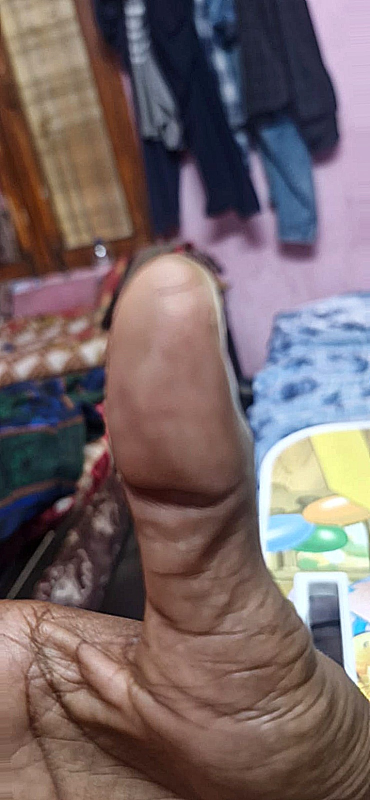
#> input picture data/good/good1.jpg, 739 x 1600 px (shown at 1/2 size)
$ python test_quality.py   (older library calls are emulated)
#> lines starting #> are read from the running program, lines starting #| are printed output that depends on the picture; after the words box and inside, x2 and y2 are one past the last pixel; in counts of white or black regions, pixels touching at a corner belong together
### quality_assessment.py
import cv2
import numpy as np
import time


def check_blur(image_bgr, threshold=10.0):
    """
    Check whether an image is blurry using
    Variance of Laplacian.

    Parameters
    ----------
    image_bgr : numpy.ndarray
        Input image in OpenCV BGR format.

    threshold : float
        Blur threshold.
        Default = 10.0

    Returns
    -------
    dict
    """

    start_time = time.perf_counter()

    # Convert image to grayscale
    gray = cv2.cvtColor(image_bgr, cv2.COLOR_BGR2GRAY)

    # Calculate Laplacian variance
    blur_score = cv2.Laplacian(
        gray,
        cv2.CV_64F
    ).var()

    # Determine blur
    is_blurry = blur_score < threshold

    end_time = time.perf_counter()

    processing_time = (
        end_time - start_time
    ) * 1000

    return {
        "blur_score": round(float(blur_score), 2),
        "is_blurry": is_blurry,
        "processing_time_ms": round(processing_time, 2)
    }

# =====================================================
# Brightness Detection
# =====================================================

def check_brightness(image_bgr,
                     dark_threshold=50,
                     bright_threshold=210):

    """
    Check image brightness.
    """

    start_time = time.perf_counter()

    gray = cv2.cvtColor(image_bgr, cv2.COLOR_BGR2GRAY)

    brightness = gray.mean()

    too_dark = brightness < dark_threshold
    too_bright = brightness > bright_threshold

    end_time = time.perf_counter()

    processing_time = (end_time - start_time) * 1000

    return {
        "brightness": round(float(brightness), 2),
        "too_dark": too_dark,
        "too_bright": too_bright,
        "processing_time_ms": round(processing_time, 2)
    }

# =====================================================
# Glare Detection
# =====================================================

def check_glare(image_bgr, glare_threshold=240, max_glare_percentage=5.0):
    """
    Detect glare (overexposed regions) in the fingerprint image.

    Parameters
    ----------
    image_bgr : numpy.ndarray
        Input image in BGR format.

    glare_threshold : int
        Pixel intensity considered as glare.

    max_glare_percentage : float
        Maximum acceptable glare percentage.

    Returns
    -------
    dict
    """

    start_time = time.perf_counter()

    # Convert image to grayscale
    gray = cv2.cvtColor(image_bgr, cv2.COLOR_BGR2GRAY)

    # Count pixels above glare threshold
    glare_pixels = np.sum(gray > glare_threshold)

    total_pixels = gray.size

    glare_percentage = (glare_pixels / total_pixels) * 100

    has_glare = glare_percentage > max_glare_percentage

    end_time = time.perf_counter()

    processing_time = (end_time - start_time) * 1000

    return {
        "glare_percentage": round(float(glare_percentage), 2),
        "has_glare": has_glare,
        "processing_time_ms": round(processing_time, 2)
    }

# =====================================================
# ROI Completeness (Improved)
# =====================================================

def check_roi_completeness(image_bgr, min_roi_percentage=30.0):
    """
    Estimate fingerprint ROI completeness using contour detection.
    """

    start_time = time.perf_counter()

    gray = cv2.cvtColor(image_bgr, cv2.COLOR_BGR2GRAY)

    # Reduce noise
    blurred = cv2.GaussianBlur(gray, (5, 5), 0)

    # Automatic threshold
    _, binary = cv2.threshold(
        blurred,
        0,
        255,
        cv2.THRESH_BINARY + cv2.THRESH_OTSU
    )

    # Remove small holes
    kernel = np.ones((5, 5), np.uint8)

    binary = cv2.morphologyEx(
        binary,
        cv2.MORPH_CLOSE,
        kernel
    )

    contours, _ = cv2.findContours(
        binary,
        cv2.RETR_EXTERNAL,
        cv2.CHAIN_APPROX_SIMPLE
    )

    if not contours:
        return {
            "roi_percentage": 0.0,
            "roi_complete": False,
            "processing_time_ms": 0.0
        }

    largest = max(contours, key=cv2.contourArea)

    roi_area = cv2.contourArea(largest)

    image_area = image_bgr.shape[0] * image_bgr.shape[1]

    roi_percentage = (roi_area / image_area) * 100

    end_time = time.perf_counter()

    return {
        "roi_percentage": round(float(roi_percentage), 2),
        "roi_complete": roi_percentage >= min_roi_percentage,
        "processing_time_ms": round(
            (end_time - start_time) * 1000,
            2
        )
    }

# =====================================================
# Ridge Clarity
# =====================================================

def check_ridge_clarity(image_bgr, threshold=25.0):
    """
    Estimate fingerprint ridge clarity using Sobel gradients.
    """

    start_time = time.perf_counter()

    gray = cv2.cvtColor(image_bgr, cv2.COLOR_BGR2GRAY)

    sobel_x = cv2.Sobel(
        gray,
        cv2.CV_64F,
        1,
        0,
        ksize=3
    )

    sobel_y = cv2.Sobel(
        gray,
        cv2.CV_64F,
        0,
        1,
        ksize=3
    )

    gradient = cv2.magnitude(
        sobel_x,
        sobel_y
    )

    ridge_score = gradient.mean()

    end_time = time.perf_counter()

    processing_time = (
        end_time - start_time
    ) * 1000

    return {
        "ridge_score": round(float(ridge_score), 2),
        "ridge_clear": ridge_score >= threshold,
        "processing_time_ms": round(processing_time, 2)
    }

# =====================================================
# Composite Quality Score
# =====================================================

def calculate_composite_score(
    blur_result,
    brightness_result,
    glare_result,
    roi_result,
    ridge_result
):
    """
    Calculate overall fingerprint quality score.
    """

    score = 0

    # Blur (30)
    if not blur_result["is_blurry"]:
        score += 30

    # Brightness (15)
    if (
        not brightness_result["too_dark"]
        and
        not brightness_result["too_bright"]
    ):
        score += 15

    # Glare (10)
    if not glare_result["has_glare"]:
        score += 10

    # ROI (20)
    if roi_result["roi_complete"]:
        score += 20

    # Ridge (25)
    if ridge_result["ridge_clear"]:
        score += 25

    return {
        "quality_score": score,
        "max_score": 100
    }

# =====================================================
# Quality Gate
# =====================================================

def quality_gate(
    blur_result,
    brightness_result,
    glare_result,
    roi_result,
    ridge_result,
    composite_result
):
    """
    Final decision based on all quality metrics.
    """

    reasons = []
    suggestions = []

    if blur_result["is_blurry"]:
        reasons.append("Image is blurry")
        suggestions.append("Hold the camera steady and improve focus.")

    if brightness_result["too_dark"]:
        reasons.append("Image is too dark")
        suggestions.append("Increase lighting while capturing.")

    if brightness_result["too_bright"]:
        reasons.append("Image is too bright")
        suggestions.append("Reduce lighting or avoid direct light.")

    if glare_result["has_glare"]:
        reasons.append("Glare detected")
        suggestions.append("Tilt the finger slightly to reduce reflections.")

    if not roi_result["roi_complete"]:
        reasons.append("Fingerprint area is incomplete")
        suggestions.append("Capture the entire fingerprint inside the frame.")

    if not ridge_result["ridge_clear"]:
        reasons.append("Poor ridge clarity")
        suggestions.append("Move closer and ensure the fingerprint is in focus.")

    score = composite_result["quality_score"]

    if score >= 80:
        decision = "PASS"
    elif score >= 60:
        decision = "ACCEPTABLE"
    else:
        decision = "FAIL"

    return {
        "decision": decision,
        "quality_score": score,
        "reasons": reasons,
        "suggestions": suggestions
    }

### test_quality.py
import cv2

from quality_assessment import (
    check_blur,
    check_brightness,
    check_glare,
    check_roi_completeness,
    check_ridge_clarity,
    calculate_composite_score,
    quality_gate
)
image_paths = [
    "data/good/good1.jpg",
    "data/good/good2.jpg",
    "data/good/good3.jpg",
    "data/good/good4.jpg",
    "data/good/good5.jpg",

    "data/blurry/blur1.jpg",
    "data/blurry/blur2.jpg",
    "data/blurry/blur3.jpg",
    "data/blurry/blur4.jpg",
    "data/blurry/blur5.jpg",

    "data/dark/dark1.jpg",
    "data/dark/dark2.jpg",
    "data/dark/dark3.jpg",
    "data/dark/dark4.jpg",
    "data/dark/dark5.jpg",

    "data/glare/glare1.jpg",
    "data/glare/glare2.jpg",
    "data/glare/glare3.jpg",
    "data/glare/glare4.jpg",
    "data/glare/glare5.jpg",
]
for image_path in image_paths:

    print(f"\n{'=' * 60}")
    print(f"Testing: {image_path}")
    print(f"{'=' * 60}")

    image = cv2.imread(image_path)
#> image is the input picture: shape (1600, 739, 3); mean B, G, R 103.6, 102.8, 118.6

    if image is None:
        print(f"Error: Could not load image from {image_path}")
        continue

    # ---------------------------------------------------
    # Blur Detection
    # ---------------------------------------------------

    blur_result = check_blur(image)
#> in check_blur, `gray = cv2.cvtColor(image_bgr, cv2.COLOR_BGR2GRAY)`:
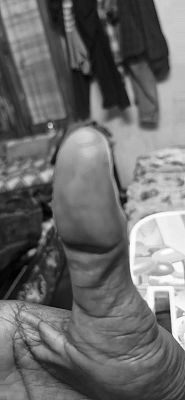
#> gray: shape (1600, 739) (shown at 1/4 size); min 0, max 255, mean 107.6
#> in check_blur, `blur_score = cv2.Laplacian( gray, cv2.CV_64F ).var()`: blur_score = 66.32
#> in check_blur, `is_blurry = blur_score < threshold`: is_blurry = False
#> blur_result = {'blur_score': 66.32, 'is_blurry': False, 'processing_time_ms': 54.71}

    print("\n==============================")
    print("      BLUR DETECTION")
    print("==============================")

    print(f"Blur Score         : {blur_result['blur_score']}")
#| Blur Score         : 66.32
    print(f"Is Blurry          : {blur_result['is_blurry']}")
#| Is Blurry          : False
    print(f"Processing Time    : {blur_result['processing_time_ms']} ms")
#| Processing Time    : 54.71 ms

    # ---------------------------------------------------
    # Brightness Detection
    # ---------------------------------------------------

    brightness_result = check_brightness(image)
#> in check_brightness, `brightness = gray.mean()`: brightness = 107.6
#> in check_brightness, `too_dark = brightness < dark_threshold`: too_dark = False
#> brightness_result = {'brightness': 107.6, 'too_dark': False, 'too_bright': False, 'processing_time_ms': 3.62}

    print("\n==============================")
    print("   BRIGHTNESS DETECTION")
    print("==============================")

    print(f"Brightness         : {brightness_result['brightness']}")
#| Brightness         : 107.63
    print(f"Too Dark           : {brightness_result['too_dark']}")
#| Too Dark           : False
    print(f"Too Bright         : {brightness_result['too_bright']}")
#| Too Bright         : False
    print(f"Processing Time    : {brightness_result['processing_time_ms']} ms")
#| Processing Time    : 3.62 ms

    # ---------------------------------------------------
    # Glare Detection
    # ---------------------------------------------------

    glare_result = check_glare(image)
#> in check_glare, `glare_pixels = np.sum(gray > glare_threshold)`: glare_pixels = 20539
#> in check_glare, `glare_percentage = (glare_pixels / total_pixels) * 100`: glare_percentage = 1.74
#> in check_glare, `has_glare = glare_percentage > max_glare_percentage`: has_glare = False
#> glare_result = {'glare_percentage': 1.74, 'has_glare': False, 'processing_time_ms': 4.51}

    print("\n==============================")
    print("      GLARE DETECTION")
    print("==============================")

    print(f"Glare Percentage   : {glare_result['glare_percentage']}%")
#| Glare Percentage   : 1.74%
    print(f"Has Glare          : {glare_result['has_glare']}")
#| Has Glare          : False
    print(f"Processing Time    : {glare_result['processing_time_ms']} ms")
#| Processing Time    : 4.51 ms

    # ---------------------------------------------------
    # ROI Completeness
    # ---------------------------------------------------

    roi_result = check_roi_completeness(image)
#> in check_roi_completeness, `_, binary = cv2.threshold( blurred, 0, 255, cv2.THRESH_BINARY + cv2.TH..`:
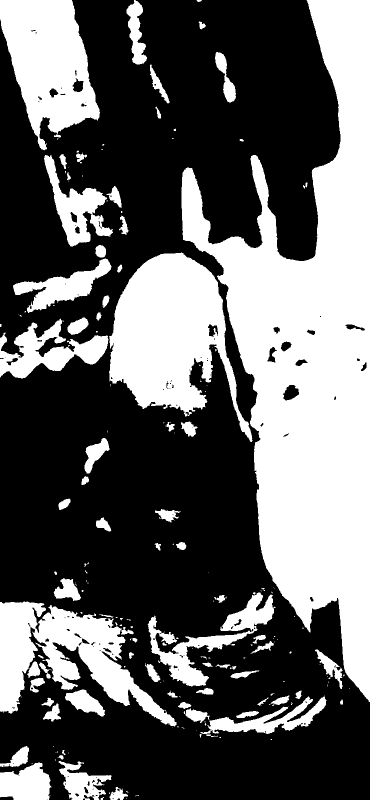
#> binary: shape (1600, 739) (shown at 1/2 size); 38% white; 198 white regions (121 under 20 px), largest, box (x1, y1, x2, y2) and area: (363, 0, 739, 1404) 235668, (218, 505, 505, 884) 56836, (0, 0, 200, 301) 36636
#> in check_roi_completeness, `binary = cv2.morphologyEx( binary, cv2.MORPH_CLOSE, kernel )`:
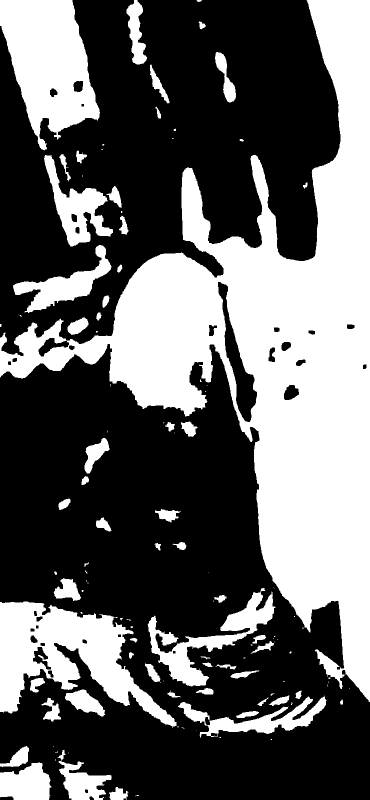
#> binary: shape (1600, 739) (shown at 1/2 size); 38.5% white; 117 white regions (58 under 20 px)
#> in check_roi_completeness, `contours, _ = cv2.findContours( binary, cv2.RETR_EXTERNAL, cv2.CHAIN_A..`: contours = 117 contours, 61 with area under 20; largest, box (x1, y1, x2, y2) and area: (0, 0, 739, 1404) 313305, (0, 1203, 353, 1456) 39268, (0, 0, 200, 301) 36993, (295, 1176, 551, 1373) 12172, (88, 310, 226, 493) 8928
#> in check_roi_completeness, `largest = max(contours, key=cv2.contourArea)`: largest = contour of 1875 points, box (x1, y1, x2, y2) (0, 0, 739, 1404), area 313305
#> in check_roi_completeness, `roi_area = cv2.contourArea(largest)`: roi_area = 313305
#> in check_roi_completeness, `roi_percentage = (roi_area / image_area) * 100`: roi_percentage = 26.5
#> roi_result = {'roi_percentage': 26.5, 'roi_complete': False, 'processing_time_ms': 74.36}

    print("\n==============================")
    print("   ROI COMPLETENESS")
    print("==============================")

    print(f"ROI Percentage     : {roi_result['roi_percentage']}%")
#| ROI Percentage     : 26.5%
    print(f"ROI Complete       : {roi_result['roi_complete']}")
#| ROI Complete       : False
    print(f"Processing Time    : {roi_result['processing_time_ms']} ms")
#| Processing Time    : 74.36 ms

    # ---------------------------------------------------
    # Ridge Clarity
    # ---------------------------------------------------

    ridge_result = check_ridge_clarity(image)
#> in check_ridge_clarity, `sobel_x = cv2.Sobel( gray, cv2.CV_64F, 1, 0, ksize=3 )`:
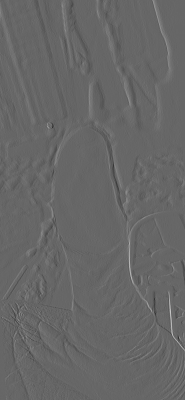
#> sobel_x: shape (1600, 739) float64 (shown at 1/4 size); min -402, max 595, mean 1.1; drawn with min black and max white
#> in check_ridge_clarity, `sobel_y = cv2.Sobel( gray, cv2.CV_64F, 0, 1, ksize=3 )`:
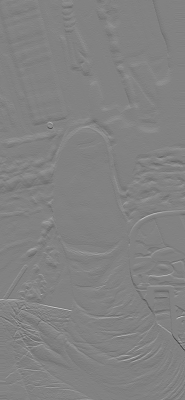
#> sobel_y: shape (1600, 739) float64 (shown at 1/4 size); min -494, max 475, mean -0.1; drawn with min black and max white
#> in check_ridge_clarity, `gradient = cv2.magnitude( sobel_x, sobel_y )`:
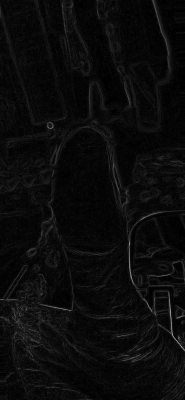
#> gradient: shape (1600, 739) float64 (shown at 1/4 size); min 0, max 610.1, mean 27.2; drawn with min black and max white
#> in check_ridge_clarity, `ridge_score = gradient.mean()`: ridge_score = 27.2
#> ridge_result = {'ridge_score': 27.2, 'ridge_clear': True, 'processing_time_ms': 146.1}

    print("\n==============================")
    print("   RIDGE CLARITY")
    print("==============================")

    print(f"Ridge Score        : {ridge_result['ridge_score']}")
#| Ridge Score        : 27.2
    print(f"Ridge Clear        : {ridge_result['ridge_clear']}")
#| Ridge Clear        : True
    print(f"Processing Time    : {ridge_result['processing_time_ms']} ms")
#| Processing Time    : 146.1 ms

    # ---------------------------------------------------
    # Composite Quality Score
    # ---------------------------------------------------

    composite_result = calculate_composite_score(
        blur_result,
        brightness_result,
        glare_result,
        roi_result,
        ridge_result
    )
#> composite_result = {'quality_score': 80, 'max_score': 100}

    print("\n==============================")
    print("   COMPOSITE QUALITY SCORE")
    print("==============================")

    print(f"Quality Score      : {composite_result['quality_score']}/{composite_result['max_score']}")
#| Quality Score      : 80/100

    # ---------------------------------------------------
    # Quality Gate
    # ---------------------------------------------------

    quality_result = quality_gate(
        blur_result,
        brightness_result,
        glare_result,
        roi_result,
        ridge_result,
        composite_result
    )
#> in quality_gate, `score = composite_result["quality_score"]`: score = 80
#> quality_result = 4 items

    print("\n==============================")
    print("   QUALITY GATE")
    print("==============================")

    print(f"Decision           : {quality_result['decision']}")
#| Decision           : PASS
    print(f"Reasons            : {', '.join(quality_result['reasons'])}")
#| Reasons            : Fingerprint area is incomplete
    print(f"Suggestions        : {', '.join(quality_result['suggestions'])}")
#| Suggestions        : Capture the entire fingerprint inside the frame.
#> pass 2 of the loop `for image_path in image_paths:`:
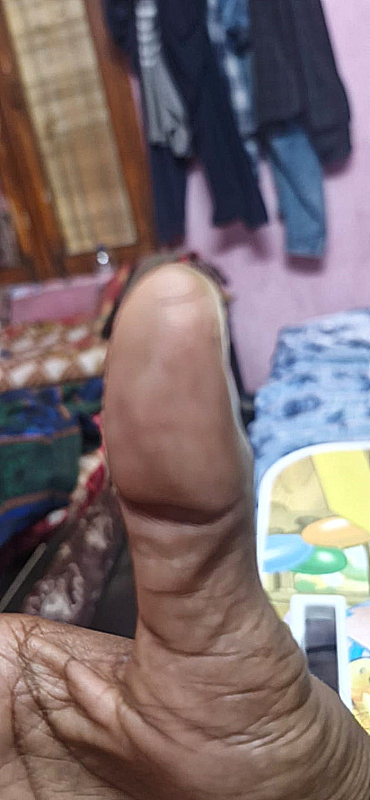
#> input picture data/good/good2.jpg, 739 x 1600 px (shown at 1/2 size)
#> image is the input picture: shape (1600, 739, 3); mean B, G, R 110.5, 109.8, 124.8
#> blur_result = {'blur_score': 56.98, 'is_blurry': False, 'processing_time_ms': 28.44}
#| Blur Score         : 56.98
#| Is Blurry          : False
#| Processing Time    : 28.44 ms
#> brightness_result = {'brightness': 114.3, 'too_dark': False, 'too_bright': False, 'processing_time_ms': 3.87}
#| Brightness         : 114.34
#| Too Dark           : False
#| Too Bright         : False
#| Processing Time    : 3.87 ms
#> glare_result = {'glare_percentage': 2.49, 'has_glare': False, 'processing_time_ms': 3.96}
#| Glare Percentage   : 2.49%
#| Has Glare          : False
#| Processing Time    : 3.96 ms
#> in check_roi_completeness (call 2), `binary = cv2.morphologyEx( binary, cv2.MORPH_CLOSE, kernel )`:
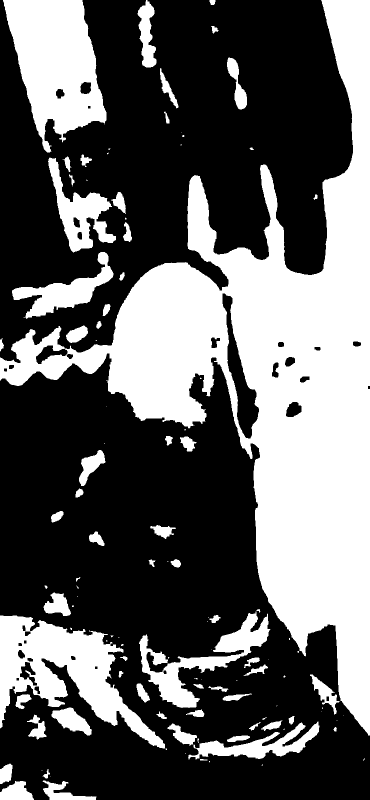
#> binary: shape (1600, 739) (shown at 1/2 size); 37.7% white; 111 white regions (47 under 20 px)
#> contours = 111 contours, 50 with area under 20; largest, box (x1, y1, x2, y2) and area: (0, 0, 739, 1471) 311523, (6, 0, 213, 305) 38512, (0, 1231, 330, 1497) 34880, (278, 1223, 541, 1416) 12642, (96, 315, 232, 505) 9260
#> largest = contour of 1773 points, box (x1, y1, x2, y2) (0, 0, 739, 1471), area 311523
#> roi_area = 311523
#> roi_percentage = 26.35
#> roi_result = {'roi_percentage': 26.35, 'roi_complete': False, 'processing_time_ms': 58.12}
#| ROI Percentage     : 26.35%
#| ROI Complete       : False
#| Processing Time    : 58.12 ms
#> in check_ridge_clarity (call 2), `gradient = cv2.magnitude( sobel_x, sobel_y )`:
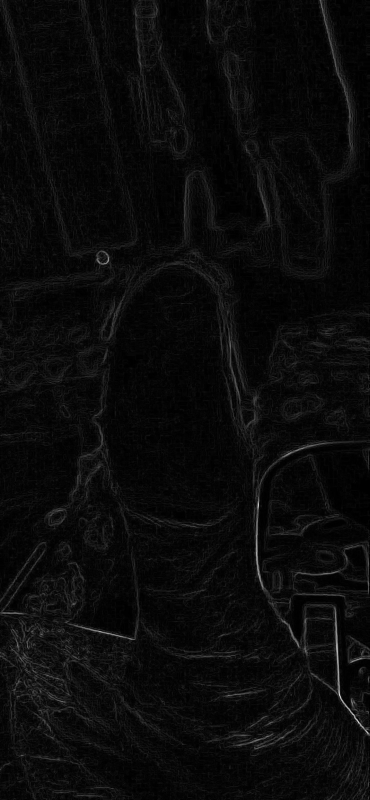
#> gradient: shape (1600, 739) float64 (shown at 1/2 size); min 0, max 600.9, mean 26; drawn with min black and max white
#> ridge_score = 25.99
#> ridge_result = {'ridge_score': 25.99, 'ridge_clear': True, 'processing_time_ms': 125.5}
#| Ridge Score        : 25.99
#| Ridge Clear        : True
#| Processing Time    : 125.46 ms
#| Quality Score      : 80/100
#| Decision           : PASS
#| Reasons            : Fingerprint area is incomplete
#| Suggestions        : Capture the entire fingerprint inside the frame.
